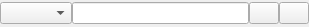
<?xml version="1.0" encoding="UTF-8"?>
<ui version="4.0">
 <class>imsmdLangStringWidget</class>
 <widget class="QWidget" name="imsmdLangStringWidget">
  <property name="geometry">
   <rect>
    <x>0</x>
    <y>0</y>
    <width>309</width>
    <height>27</height>
   </rect>
  </property>
  <property name="windowTitle">
   <string>Form</string>
  </property>
  <layout class="QHBoxLayout" name="horizontalLayout">
   <property name="spacing">
    <number>0</number>
   </property>
   <property name="margin">
    <number>0</number>
   </property>
   <item>
    <widget class="QComboBox" name="langEdit">
     <property name="insertPolicy">
      <enum>QComboBox::InsertAlphabetically</enum>
     </property>
     <property name="frame">
      <bool>true</bool>
     </property>
    </widget>
   </item>
   <item>
    <widget class="QLineEdit" name="contentEdit">
     <property name="sizePolicy">
      <sizepolicy hsizetype="MinimumExpanding" vsizetype="Fixed">
       <horstretch>0</horstretch>
       <verstretch>0</verstretch>
      </sizepolicy>
     </property>
    </widget>
   </item>
   <item>
    <widget class="QPushButton" name="removeButton">
     <property name="sizePolicy">
      <sizepolicy hsizetype="Fixed" vsizetype="Fixed">
       <horstretch>0</horstretch>
       <verstretch>0</verstretch>
      </sizepolicy>
     </property>
     <property name="maximumSize">
      <size>
       <width>30</width>
       <height>16777215</height>
      </size>
     </property>
     <property name="text">
      <string/>
     </property>
     <property name="icon">
      <iconset resource="locreator.qrc">
       <normaloff>:/icons/listremove.png</normaloff>:/icons/listremove.png</iconset>
     </property>
    </widget>
   </item>
   <item>
    <widget class="QPushButton" name="addButton">
     <property name="sizePolicy">
      <sizepolicy hsizetype="Fixed" vsizetype="Fixed">
       <horstretch>0</horstretch>
       <verstretch>0</verstretch>
      </sizepolicy>
     </property>
     <property name="maximumSize">
      <size>
       <width>30</width>
       <height>16777215</height>
      </size>
     </property>
     <property name="text">
      <string/>
     </property>
     <property name="icon">
      <iconset resource="locreator.qrc">
       <normaloff>:/icons/listadd.png</normaloff>:/icons/listadd.png</iconset>
     </property>
    </widget>
   </item>
  </layout>
 </widget>
 <resources>
  <include location="locreator.qrc"/>
 </resources>
 <connections/>
</ui>
